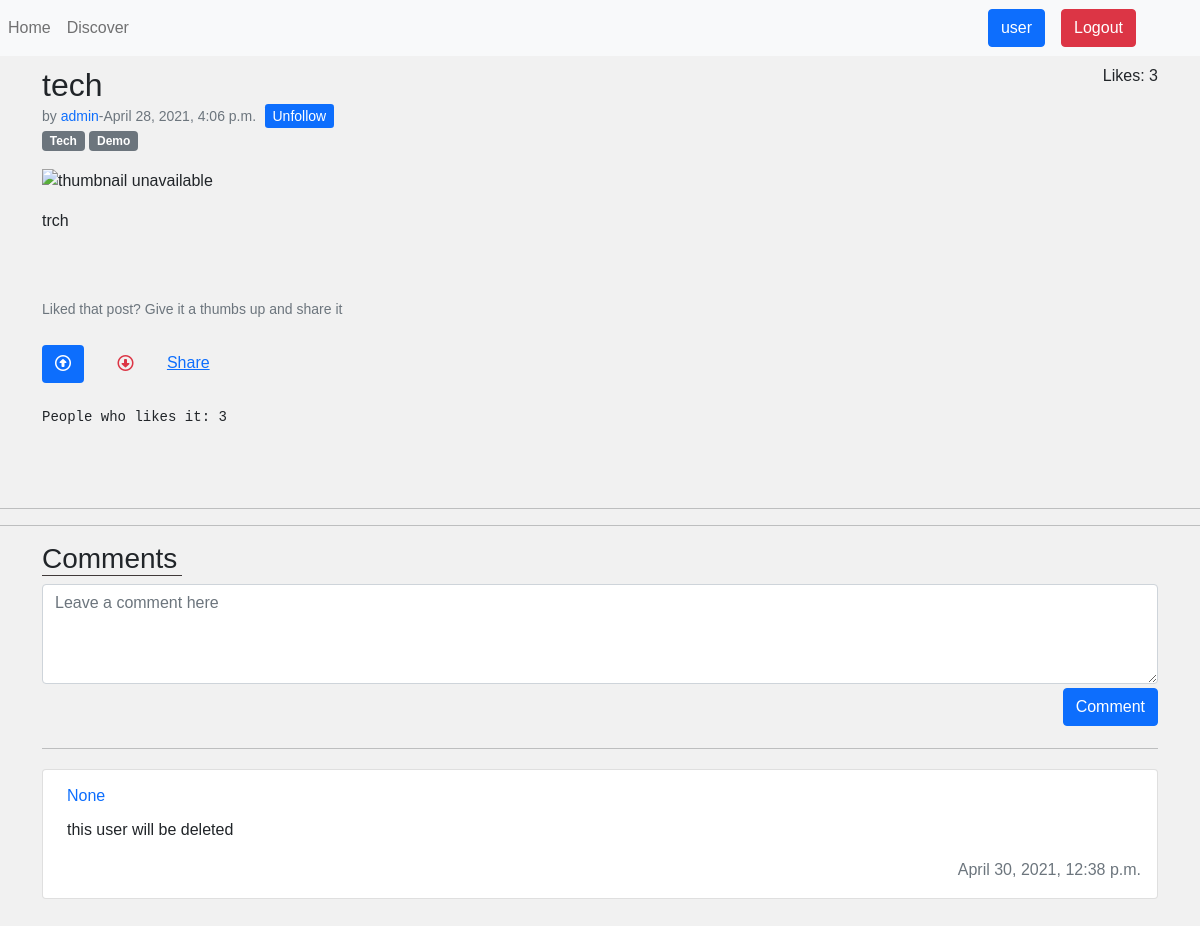
/post/414 (signed in), run on the app's committed database.
### index/models.py (models this page shows)
class Post(models.Model):
    class Meta:
        ordering = ['-created_at']
    def __str__(self):
        return self.title
    title = models.TextField(max_length=200, null=True, blank=True)
    author = models.ForeignKey(Profile, on_delete=models.SET_NULL, null=True, blank=True)
    content = models.TextField(null=True, blank=True)
    created_at = models.DateTimeField(auto_now_add=True)
    likes = models.IntegerField(default=0)
    views = models.IntegerField(default=0)
    views_for_algo = models.IntegerField(default=0) # To hide from admin: , db_index=True, editable=False
    rank = models.IntegerField(default=0)
    tags = models.ManyToManyField(Tags)
    thumbnail = models.URLField(null=True, blank=True)
    shared = models.BooleanField(default=False)
    shared_by = models.ForeignKey(Profile, related_name="shared_by", on_delete=models.SET_NULL, null=True, blank=True)
    shared_post_id = models.IntegerField(null=True, blank=True)
    shared_at = models.DateTimeField(auto_now_add=True, blank=True, null=True)

class Tags(models.Model):
    def __str__(self):
        return self.tag_name
    tag_name = models.CharField(max_length=50, null=False, blank=False)

class Comments(models.Model):
    class Meta:
        ordering = ['-created_at']
    post = models.ForeignKey(Post, on_delete=models.CASCADE)
    author = models.ForeignKey(Profile, on_delete=models.SET_NULL,  null=True, blank=True)
    content = models.TextField(null=False, blank=False)
    created_at = models.DateTimeField(auto_now_add=True)
    likes = models.IntegerField(default=0)

### authentication/models.py (models this page shows)
class Profile(models.Model):
    def __str__(self):
        return self.user.username
    user = models.ForeignKey(User, on_delete=models.CASCADE)

### index/views.py (the view)
# urls.py: path('post/<int:post_id>', views.post_details, name="post_details"),
def post_details(request, post_id):
    has_liked = False
    try:
        post = Post.objects.get(id=post_id)
    except Post.DoesNotExist:
        messages.error(request, "The post you are looking for is not available!")
        return redirect('index:index')
    profile = Profile.objects.get(user=request.user)
    try:
        user_like = LikesUsers.objects.get(user=profile, post=post)
        has_liked = True
    except:
        user_like = ""
        has_liked = False
    comments = Comments.objects.filter(post=post)
    follower = FollowModel.objects.get(follower=profile)
    following = follower.following.all()
    follower = follower.follower
    viewd_post, created = ViewedPost.objects.get_or_create(post=post, Profile=profile)
    print(viewd_post, created)
    post_views = post.views
    post_views = post_views + 1
    post_views_for_algo = post.views_for_algo
    if created:
        post_views_for_algo = post_views_for_algo + 1
    Post.objects.select_for_update().filter(id=post_id).update(views=post_views, views_for_algo=post_views_for_algo)
    if post.author in following and post.author != follower: # Making sure the user can't unfollow himself
        is_following = True
        is_same = False
    elif post.author == follower:
        is_following = False
        is_same = True
    else:
        is_following = False
        is_same = False
    ctx = {'post': post, 'user_like': user_like, 'has_liked': has_liked, 'comment': comments, 'is_following': is_following, 'is_same': is_same}
    return render(request, 'index/post_details.html', ctx)

### index/models.py (called while the page is built)
    def __str__(self):
        return str(self.Profile) + "-" + str(self.post)

### index/templatetags/markdown_extras.py (called while the page is built)
@register.filter()
@stringfilter
def markdown(value):
    return md.markdown(value, extensions=['markdown.extensions.fenced_code'])

### index/templates/index/post_details.html (shortened to what this page needs)
{% extends 'index/base.html' %}
{% load markdown_extras %}
{% load static %}
{% block add_link %}
<link rel="stylesheet" href="{% static 'css/feed_page.css' %}">{% endblock %}
{% block body %}
<div class="container-sm mt-2">
    <div class="d-flex justify-content-between align-items-end">
        <h2 class="pb-0 mb-0">{{ post.title }}</h2>
        <p class="">Likes: {{ post.likes }}</p>
    </div>
    <small class="text-muted mb-1">by <a href="{% url 'index:user_profile' post.author %}" style="text-decoration: none;">{{ post.author }}</a>-{{ post.created_at }}</small>
    {% if not is_same %}
        {% if not is_following %}
            <span><a class="btn-sm btn-primary mx-1" style="text-decoration: none;" href="{% url 'authentication:follow' post.author %}">Follow </a>
        {% else %}
            <a class="btn-sm btn-primary mx-1" style="text-decoration: none;" href="{% url 'authentication:unfollow' post.author %}">Unfollow </a>
        {% endif %}
    {% endif %}
    <br>
    {% for tags in post.tags.all %}
        <a href="{% url 'index:discover_tags' tags %}" ><small class="badge bg-secondary" >{{ tags }}</small></a>
    {% endfor %}
    <div class="mt-3"><img width="100%" src="{{ post.thumbnail }}" alt="thumbnail unavailable"></div>
    <p>{{ post.content| markdown | safe }}</p>
    <br><br>
    <form action="" method="POST" id="form">
        <small class="text-muted">Liked that post? Give it a thumbs up and share it</small> <br> <br>
        <button type="button" id="like_btn" name="like_val"
            class="btn text-primary {% if has_liked and user_like.value == 1 %} bg-primary text-white {% endif %}"
            value="like"><i class="far fa-arrow-alt-circle-up"></i></button>
        <button type="button" id="dislike_btn" name="like_val"
            class="btn text-danger mx-3 {% if has_liked and user_like.value == -1 %} bg-danger text-white {% endif %}"
            value="dislike"><i class="far fa-arrow-alt-circle-down"></i></button>
        <a href="#share" data-bs-toggle="modal" data-bs-target="#shareModal">Share</a>
        <br> <br>
        <pre>People who likes it: <span id="likes_count">{{ post.likes }}</span></pre>
    </form>
</div>
<br><br>
<hr>
<hr>
<div class="container-sm">
    <h3 style="border-bottom: 1px solid #403a3a !important; width:140px;">Comments</h3>
    <form action="{% url 'index:post_comment' post.id %}" method="POST">
        <textarea class="form-control" placeholder="Leave a comment here" id="comment" name="content"
            style="height: 100px"></textarea>
        <button type="submit" class="btn btn-primary mt-1" style="float: right;">Comment</button>
    </form>
    <br><br>
    <hr>
    {% for comment in comment %}
    <div class="card p-md-3 mb-2 p-sm-1 p-0 pt-3" style="max-width: 100%;">
        <div class="">
            <div class="d-flex flex-column ms-2">
                <div class="mb-1 text-primary d-flex justify-content-between">
                    <h6 class="">{{ comment.author }}</h6>
                </div>
                <p class="comment-text">{{ comment.content }}</p>
                <div class="d-flex flex-row justify-content-end"> <span
                        class="text-muted fw-normal fs-10">{{ comment.created_at }}</span>
                </div>
            </div>
        </div>
    </div>
    {% endfor %}
</div>
<br><br><br><br><br><br><br><br>
{% endblock %}

### index/templates/index/base.html (shortened to what this page needs)
<!DOCTYPE html>
{% load static %}
<html lang="en">
<head>
    <link href="https://cdn.jsdelivr.net/npm/bootstrap@5.0.0-beta3/dist/css/bootstrap.min.css" rel="stylesheet"
>
    <link rel="stylesheet" href="https://cdnjs.cloudflare.com/ajax/libs/font-awesome/4.7.0/css/font-awesome.min.css">
    <link rel="stylesheet" href="{% static 'css/base.css' %}">
    <link rel="stylesheet" href="{% static 'css/registration.css' %}">
    {% block add_link %}{% endblock %}
</head>
<body>
    <nav class="navbar navbar-expand-sm   navbar-light bg-light">
        <div class="collapse navbar-collapse d-md-flex justify-content-between" id="navbarTogglerDemo03">
            <ul class="navbar-nav mr-auto mt-2 mt-lg-0">
                <li class="nav-item">
                    <a class="nav-link" href="{% url 'index:index' %}">Home <span class="sr-only">(current)</span></a>
                </li>
                <li class="nav-item">
                    <a class="nav-link" href="{% url 'index:discover' %}">Discover</a>
                </li>
            </ul>
            {% if request.user.is_authenticated %}
            <ul class="navbar-nav mt-2 mt-lg-0 m-5 mb-0">
                <li><a href="{% url 'authentication:account' %}" class="btn btn-primary"
                        style="text-style:none;">{{ request.user.username }}</a> </li>
                <li><a href="{% url 'authentication:logout' %}" class="btn btn-danger mx-3"
                        style="text-style:none;">Logout</a> </li>
            </ul>
            {% endif %}
        </div>
    </nav>
    {% block body %}
    {% endblock %}
</body>
</html>

### static/css/feed_page.css (style rules this page uses)
body { font-family: Arial; background: #f1f1f1; }
.card { background-color: white; padding: 20px; margin-top: 20px; }

### index/templates/index/base.html (style rules this page uses)
body { min-width: 500px; width: auto !important; }

### data on the page
Post: title "tech", likes "3", author "admin", created_at "April 28, 2021, 4:06 p.m.", content "trch"
Tags: tag_name "Tech"
Tags: tag_name "Demo"
Comments: author "None", content "this user will be deleted", created_at "April 30, 2021, 12:38 p.m."

### other printed values
{{ request.user.username }} "user"
